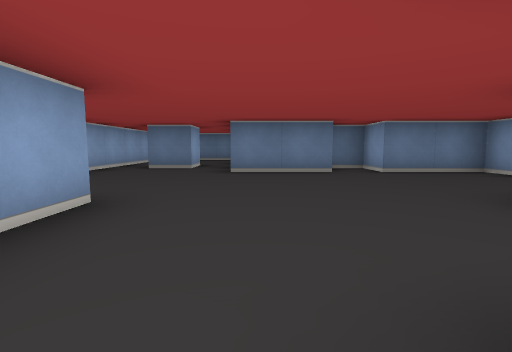
View 1 (above)

14 first-person views from a walk through a cub3D ray-caster map. The camera is about half as high as the walls, tilts 6° down and sees 85° across. The floor is counted in squares. Each view is taken from the middle of a square. On the plan, view 1 faces up. The plan holds only what a view shows up to about 9 squares ahead; the rest is blank. The place goes on beyond the plan.

View 2
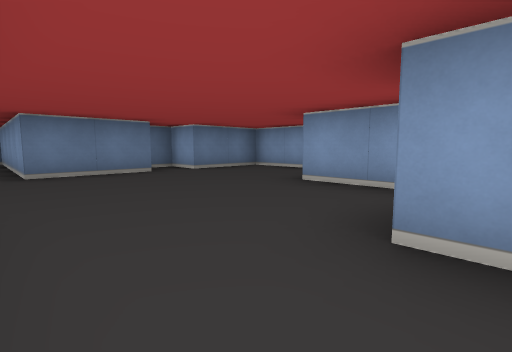

View 3
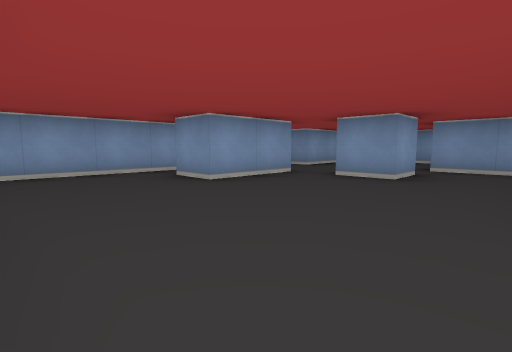

View 4
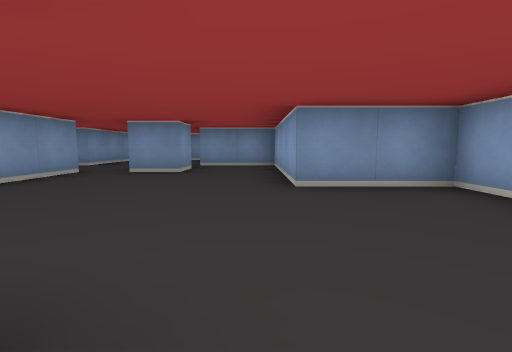

View 5
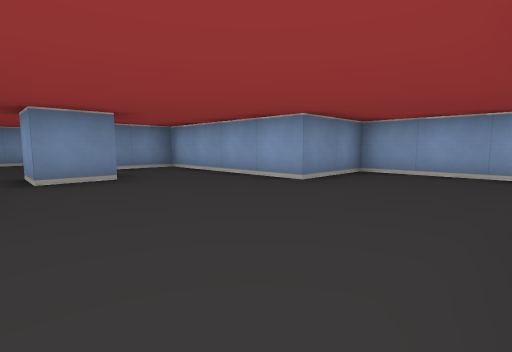

View 6
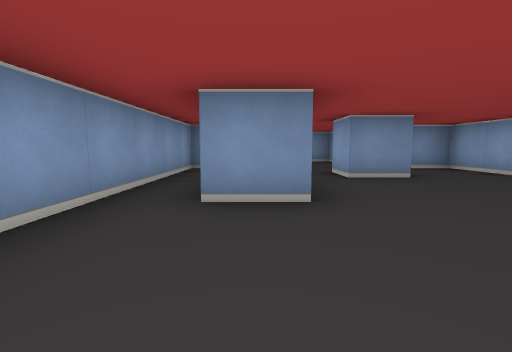

View 7
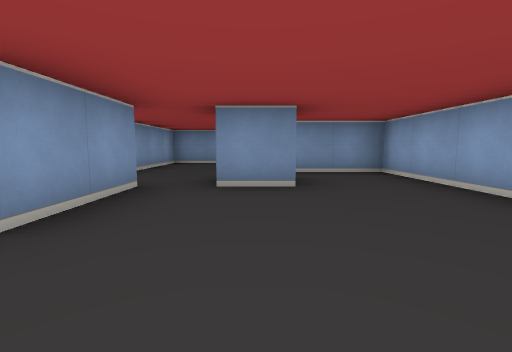

View 8
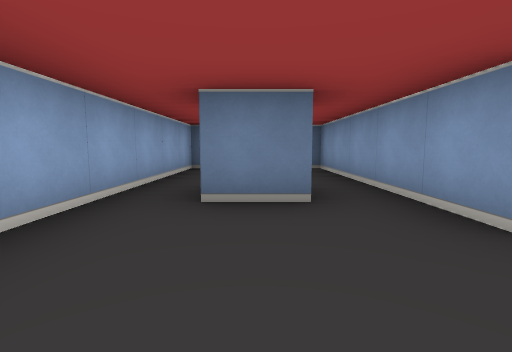

View 9
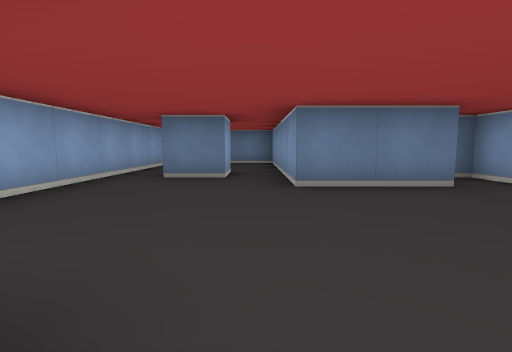

View 10
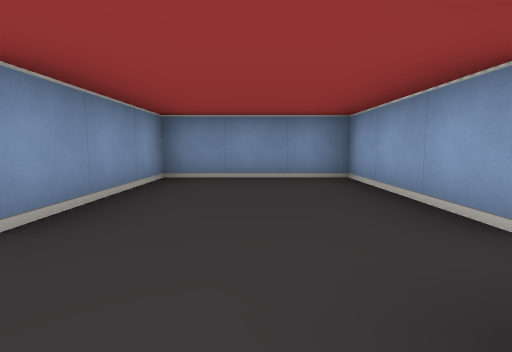

View 11
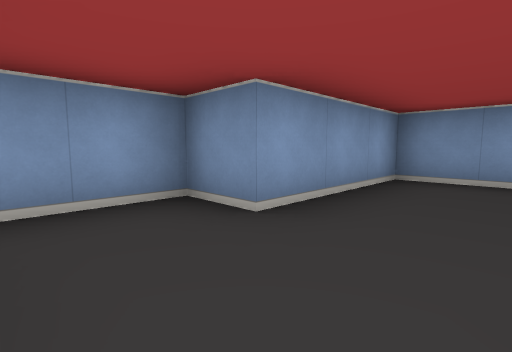

View 12
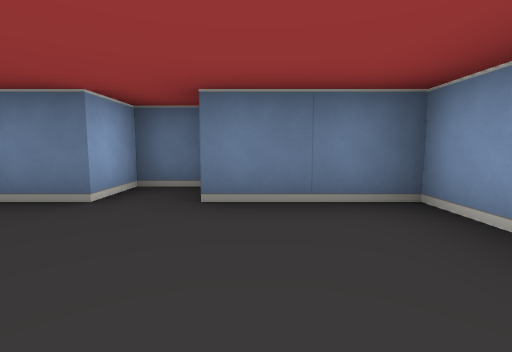

View 13
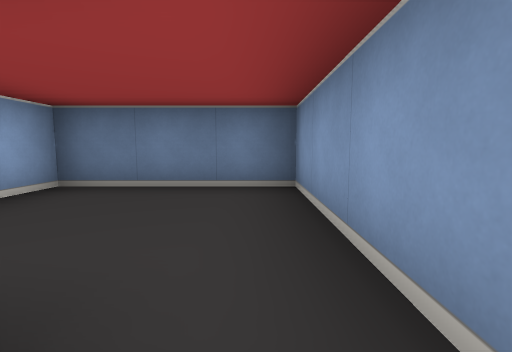

View 14
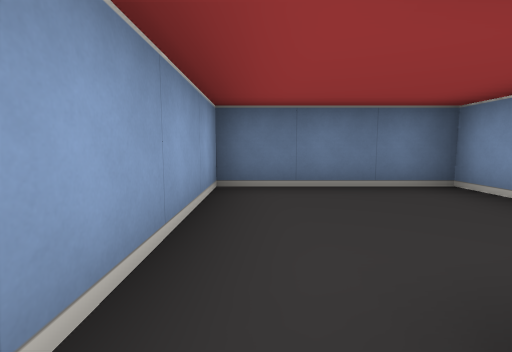

### Floor plan
Points are (right, up) in squares from view 1. A wall is a line through its corners. A room is listed if a view was taken in it or the views show most of it. See-through windows are left out.
Room 1 (views 1, 2, 3, 4, 5, 6, 7, 8, 9, 10, 11, 12, 13, 14)
walls: (-1.5, 2.5) (-1.5, -1.5) (0.5, -1.5) (0.5, -4.5) (3.5, -4.5) (3.5, -1.5) (4.5, -1.5) (4.5, 5.5) (2.5, 5.5) (2.5, 6.5) (1.5, 6.5) (1.5, 5.5) (-0.5, 5.5) (-0.5, 10.5) (-3.5, 10.5) (-3.5, 2.5) (-1.5, 2.5); (2.5, 0.4) (2.5, 2.5) (3.5, 2.5); (0.5, -0.6) (0.5, 0.5) (1.5, 0.5) (1.5, -0.5); (-1.5, 7.5) (-1.5, 6.5) (-2.5, 6.5)

Positions as (right, up) in squares from view 1, and headings:
1: (0, 0), facing up
2: (-1, 0), facing up-right
3: (-1, 5), facing down-right
4: (-1, 6), facing down
5: (2, 5), facing down-left
6: (3, 5), facing down
7: (1, 4), facing down
8: (-2, 4), facing up
9: (-1, 2), facing up
10: (2, 0), facing down
11: (2, 0), facing down-right
12: (3, 3), facing up
13: (-1, 7), facing up
14: (-3, 7), facing up
